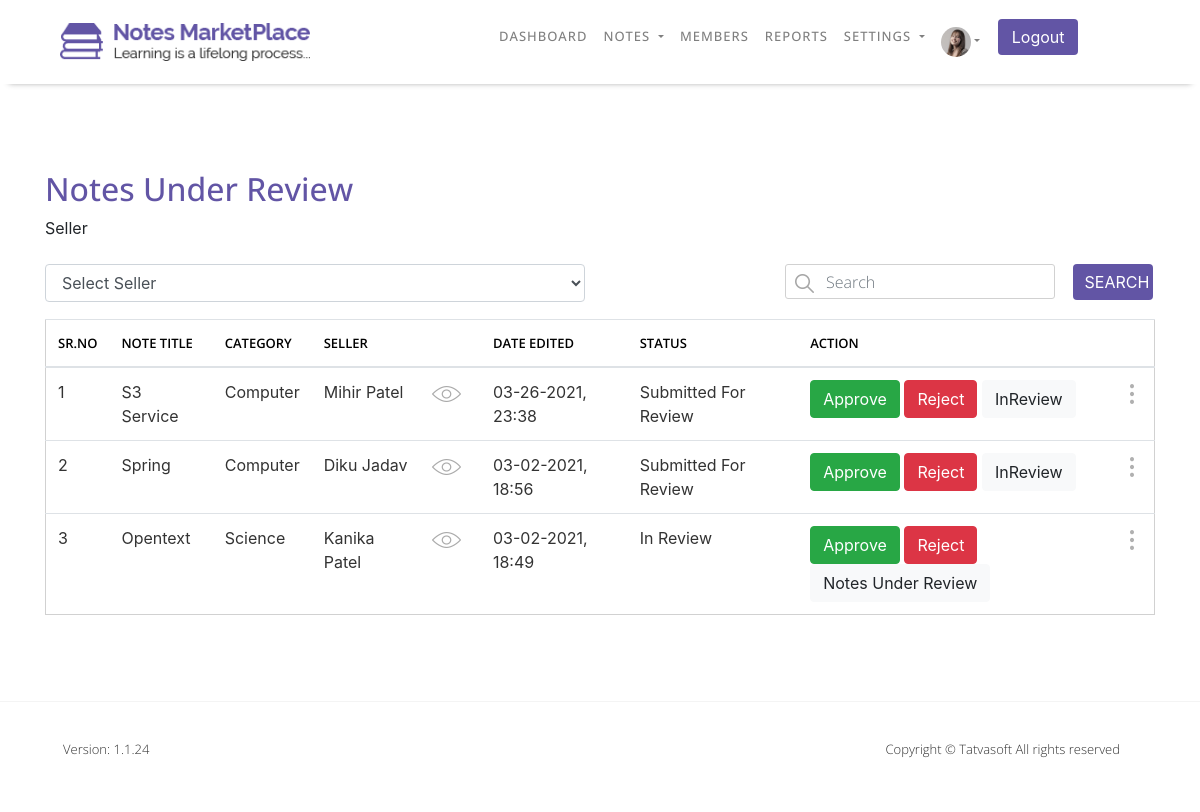
Page /NOTESMARKETPLACE/Admin/Notes_Under_Review.php (signed in) on the earlier database version.
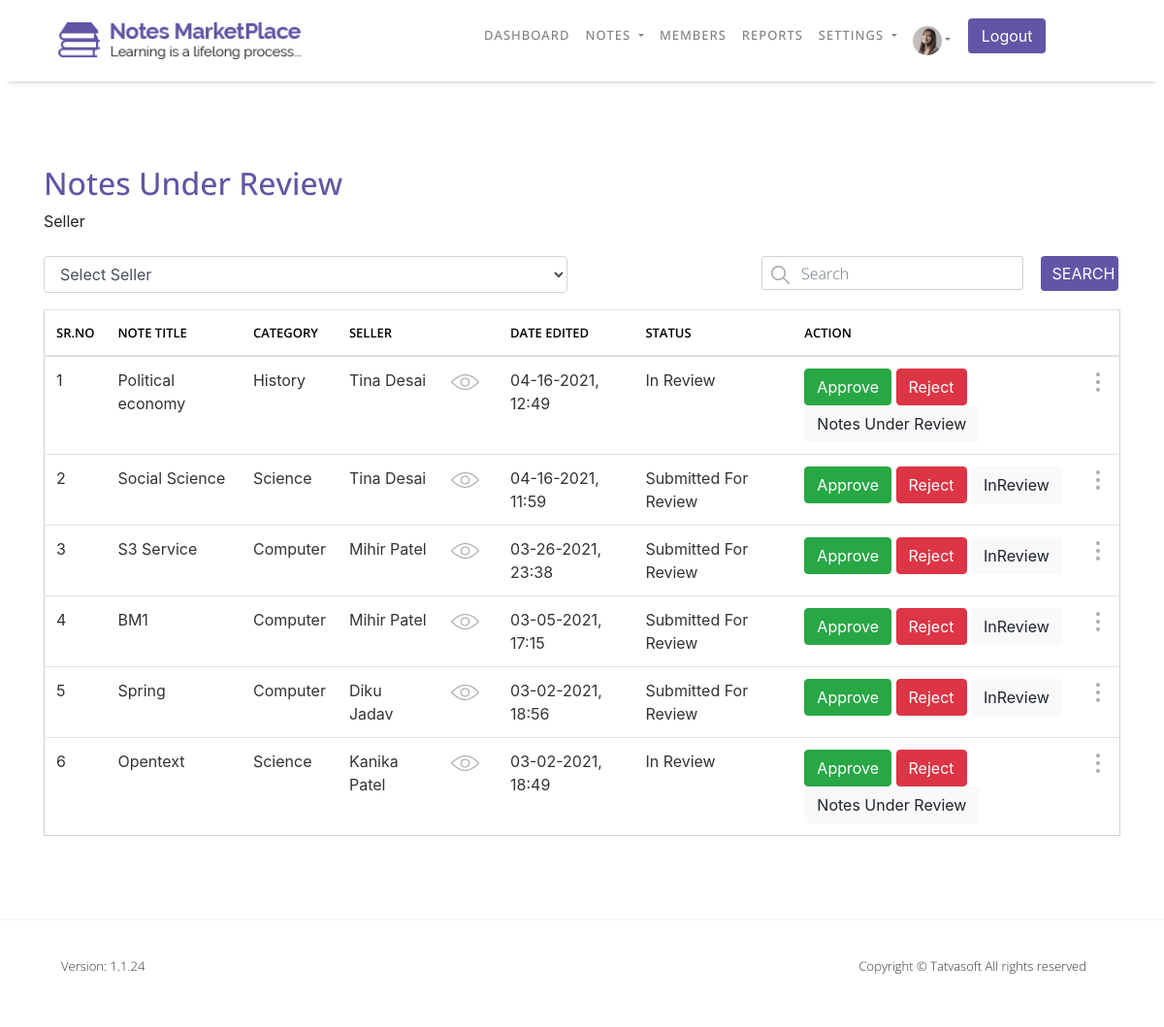
Same page on the later database version.
### tables this page shows
CREATE TABLE `sellernotes` (
  `ID` int(11) NOT NULL COMMENT 'PRIMARY KEY',
  `SellerID` int(11) NOT NULL COMMENT 'FOREIGN KEY relationship with Users Table.',
  `Status` int(11) NOT NULL COMMENT 'FOREIGN KEY relationship with Referencedata Table.',
  `ActionBy` int(11) DEFAULT NULL COMMENT 'FOREIGN KEY relationship with Users Table.',
  `AdminRemarks` varchar(10000) DEFAULT NULL COMMENT 'Admin will enter the remarks when he will reject the notes or when he will mark status removed for notes via unpublished function.',
  `PublishedDate` datetime DEFAULT NULL,
  `Title` varchar(100) NOT NULL COMMENT 'FOREIGN KEY relationship with Category Table.',
  `Category` int(11) NOT NULL,
  `DisplayPicture` varchar(500) DEFAULT NULL,
  `NoteType` int(11) DEFAULT NULL COMMENT 'FOREIGN KEY relationship with Types Table.',
  `NumberOfPages` int(11) DEFAULT NULL,
  `Description` varchar(1000) NOT NULL,
  `UniversityName` varchar(200) DEFAULT NULL,
  `Country` int(11) DEFAULT NULL COMMENT 'FOREIGN KEY relationship with Countries Table.',
  `Course` varchar(100) DEFAULT NULL,
  `CourseCode` varchar(100) DEFAULT NULL,
  `Professor` varchar(100) DEFAULT NULL,
  `IsPaid` bit(2) NOT NULL DEFAULT b'0' COMMENT 'Set false if selling mode is free and set to true if selling mode is paid.',
  `SellingPrice` decimal(10,0) DEFAULT NULL COMMENT 'if selling mode is paid - selling price can not be null.',
  `NotesPreview` varchar(10000) DEFAULT NULL COMMENT 'if selling mode is paid - note preview cannot be null.',
  `CreatedDate` datetime DEFAULT current_timestamp() COMMENT 'Date and time when system has created this record.',
  `CreatedBy` int(11) DEFAULT NULL COMMENT 'UserID who has created this record.',
  `ModifiedDate` datetime DEFAULT current_timestamp() COMMENT 'Date and time when system has updated this record.',
  `ModifiedBy` int(11) DEFAULT NULL COMMENT 'UserID who has created this record.',
  `IsActive` bit(2) NOT NULL DEFAULT b'1' COMMENT 'Required Information, Default set to true.'
);

CREATE TABLE `categories` (
  `ID` int(11) NOT NULL COMMENT 'PRIMARY KEY',
  `Name` varchar(100) NOT NULL COMMENT 'Computer Science,IT, Politics, Sports, Cricket, etc.',
  `Description` varchar(500) NOT NULL COMMENT 'Description to explain what this category means.',
  `CreatedDate` datetime DEFAULT current_timestamp() COMMENT 'date and time when system has created this record.',
  `CreatedBy` int(11) DEFAULT NULL COMMENT 'UserID who has created this record.',
  `ModifiedDate` datetime DEFAULT current_timestamp() COMMENT 'Date and ime when system has updated this record.Super Admin ID you can insert static.',
  `ModifiedBy` int(11) DEFAULT NULL COMMENT 'UserID who has updated this record.',
  `IsActive` bit(2) NOT NULL DEFAULT b'1' COMMENT 'Required Information,Default set to true.'
);

CREATE TABLE `users` (
  `ID` int(11) NOT NULL COMMENT 'PRIMARY KEY',
  `RoleID` int(11) NOT NULL COMMENT 'FOREIGN KEY relationship with UserRoles table',
  `FirstName` varchar(50) NOT NULL COMMENT 'Required Information',
  `LastName` varchar(50) NOT NULL COMMENT 'Required Information',
  `EmailID` varchar(100) NOT NULL COMMENT 'Required Information | Unique EmailID across table.',
  `Password` varchar(24) NOT NULL COMMENT 'Required Information',
  `IsEmailVerified` bit(2) DEFAULT b'0' COMMENT 'Required Information, Default set to false.',
  `CreatedDate` datetime DEFAULT current_timestamp() COMMENT 'Date and time when system has created a record.',
  `CreatedBy` int(11) DEFAULT NULL COMMENT 'UserID who has created this record.',
  `ModifiedDate` datetime DEFAULT current_timestamp() COMMENT 'date and time when system has updated a record.',
  `ModifiedBy` int(11) DEFAULT NULL COMMENT 'UserID who updateds this record.',
  `IsActive` bit(2) NOT NULL DEFAULT b'1' COMMENT 'Required Information, default set to true.'
);

CREATE TABLE `referencedata` (
  `ID` int(11) NOT NULL COMMENT 'PRIMARY KEY',
  `Value` varchar(100) NOT NULL COMMENT 'Value to display over UI for each data item',
  `DataValue` varchar(100) NOT NULL COMMENT 'Unique identifier for dataitem per category which admin never can change.',
  `RefCategory` varchar(100) NOT NULL COMMENT 'category name i.e. NotesStatus, SellingMode, Gendet etc.',
  `CreatedDate` datetime DEFAULT current_timestamp() COMMENT 'Date and time when system has created this record. ',
  `CreatedBy` int(11) DEFAULT NULL COMMENT 'UserID who has created this record.Super Admin Id you can insert static.',
  `ModifiedDate` datetime DEFAULT current_timestamp() COMMENT 'Date and time when system has updated this record.',
  `ModifiedBy` int(11) DEFAULT NULL COMMENT 'UserID who has updated this record. Super Admin Id you can insert static.',
  `IsActive` bit(2) NOT NULL DEFAULT b'1' COMMENT 'Required Information, Default set to true.'
);

### NOTESMARKETPLACE/Admin/Notes_Under_Review.php (the view, shortened to what the changed rows need)
<?php include "Config/Database-Connection.php"; ?>
    <?php
        if(isset($_SESSION['loggedin']) && $_SESSION['loggedin'] = true){
            include "Header.php";
        }else{
            header("Location: ../Login.php");
        }
    ?>
    <section id="notes-under-review">
        <div class="content-box-lg">
            <div class="container">
                <div class="row notes-under-review-row">
                    <div class="col-md-12 col-sm-12 col-12">
                        <div class="horizontal-heading">
                            <h2>Notes Under Review</h2>
                        </div>
                    </div>
                </div>
                            <?php
                                if(isset($_GET['UserID'])){
                                    $UserID = $_GET['UserID'];
                                    $query = "SELECT DISTINCT SellerID FROM sellernotes WHERE SellerID=$UserID AND Status IN (7,8) AND IsActive=1";
                                }else{
                                    $query = "SELECT DISTINCT SellerID FROM sellernotes WHERE Status=7 OR Status=8 AND IsActive=1";
                                }
                                        $Seller_Select = mysqli_query($connection,$query);
                                        while($row = mysqli_fetch_assoc($Seller_Select)){
                                            $SellerID = $row['SellerID'];
                                            $query = "SELECT * FROM users WHERE ID=$SellerID";
                                        }
                            ?>
                <div class="row notes-under-review-row">
                    <div class="col-md-12 col-sm-12 col-12">
                        <div class="table-responsive">
                            <table class="table" id="Notes_Under_Review_table">
                                <thead>
                                    <tr>
                                        <th scope="col">SR.NO</th>
                                        <th scope="col">NOTE TITLE</th>
                                        <th scope="col">CATEGORY</th>
                                        <th scope="col">SELLER</th>
                                        <th scope="col"></th>
                                        <th scope="col">DATE EDITED</th>
                                        <th scope="col">STATUS</th>
                                        <th scope="col">ACTION</th>
                                        <th scope="col"></th>
                                    </tr>
                                </thead>
                                <tbody>
                            <?php
                                if(isset($_GET['UserID'])){
                                    $UserID = $_GET['UserID'];
                                    $query = "SELECT * FROM sellernotes WHERE SellerID=$UserID AND Status IN (7,8) AND IsActive=1 ORDER BY CreatedDate DESC";
                                }else{
                                    $query = "SELECT * FROM sellernotes WHERE Status=7 OR Status=8 AND IsActive=1 ORDER BY CreatedDate DESC";
                                }
                                    $Search_all = mysqli_query($connection,$query);
                                    if(mysqli_num_rows($Search_all)!=0){
                                        $j=1;
                                        while($row =mysqli_fetch_assoc($Search_all)){
                                            $ID = $row['ID'];
                                            $Title = $row['Title'];
                                            $CategoryID = $row['Category'];
                                            $SellerID = $row['SellerID'];
                                            $CreatedDate = $row['CreatedDate'];
                                            $StatusID = $row['Status'];
                                            $DATEEDITED = date("m-d-Y, H:i",
                                            strtotime($CreatedDate));
                                        $query = "SELECT * FROM referencedata WHERE ID=$StatusID";
                                        $category_select = mysqli_query($connection,$query);
                                        if($row = mysqli_fetch_assoc($category_select)){
                                            $Status = $row['Value'];
                                        }else{
                                            die("Query Failed" . mysqli_error($connection));
                                        }
                                        $query = "SELECT * FROM categories WHERE ID=$CategoryID";
                                        $category_select = mysqli_query($connection,$query);
                                        if($row = mysqli_fetch_assoc($category_select)){
                                            $Category = $row['Name'];
                                        }else{
                                            die("Query Failed" . mysqli_error($connection));
                                        }
                                        $query = "SELECT * FROM users WHERE ID=$SellerID";
                                        $category_select = mysqli_query($connection,$query);
                                        if($row = mysqli_fetch_assoc($category_select)){
                                            $UserID =$row['ID'];
                                            $FirstName = $row['FirstName'];
                                            $LastName = $row['LastName'];
                                        }else{
                                            die("Query Failed" . mysqli_error($connection));
                                        }
                                        echo "<tr>
                                            <td>$j</td>
                                            <td>$Title</td>
                                            <td>$Category</td>
                                            <td>$FirstName"." "."$LastName</td>
                                            <td><a href='Member_Details.php?Member=$UserID'><img src='images/tables/eye.png' alt='Eye Image' class='img-responsive'></a></td>
                                            <td>$DATEEDITED</td>
                                            <td>$Status</td>
                                            <td>
                                                <a href='Notes_Under_Review.php?Approve=$ID'>
                                                    <button type='button' class='btn btn-success' onclick='return Approve()'>Approve</button>
                                                </a>
                                                    <button type='button' class='btn btn-danger' data-toggle='modal' data-target='#ReviewModal$j' >Reject</button>";
                                                if($StatusID==8){
                                                    echo "<button type='button' class='btn
                                                        btn-light' onclick='return
                                                        NotesUnderReview()'>Notes Under Review</button>";
                                                }else{
                                                    echo "<a href='Notes_Under_Review.php?Review=$ID'>
                                                        <button type='button' class='btn
                                                        btn-light' onclick='return
                                                        Review()'>InReview</button>
                                                    </a>";
                                                }
                                            echo "</td>
                                            <td>
                                                <div class='dropdown'>
                                                    <img src='images/tables/dots.png' alt='Setting Image' class='dropbtn'>
                                                    <div class='dropdown-content'>
                                                        <a href='Notes_Details.php?Note=$ID'>View More Details</a>
                                                        <a href='Attachment_Download.php?Download=$ID'>Downloaded Notes</a>
                                                    </div>
                                                </div>
                                            </td>";
                                        ?>
                                    <?php
                                            $j++;
                                        }
                                    }
                                ?>
                                </tbody>
                            </table>
                        </div>
                    </div>
                </div>
            </div>
        </div>
    </section>
<?php include "Footer.php"; ?>

Differences in the rows shown:
added sellernotes: Title "Political economy", Category.Name "History", SellerID.FirstName "Tina", SellerID.LastName "Desai", CreatedDate "04-16-2021, 12:49", Status.Value "In Review", shows "Notes Under Review"
added sellernotes: Title "Social Science", Category.Name "Science", SellerID.FirstName "Tina", SellerID.LastName "Desai", CreatedDate "04-16-2021, 11:59", Status.Value "Submitted For Review"
now on this page (row edited): sellernotes: Title "BM1", Category.Name "Computer", SellerID.FirstName "Mihir", SellerID.LastName "Patel", CreatedDate "03-05-2021, 17:15", Status.Value "Submitted For Review"
